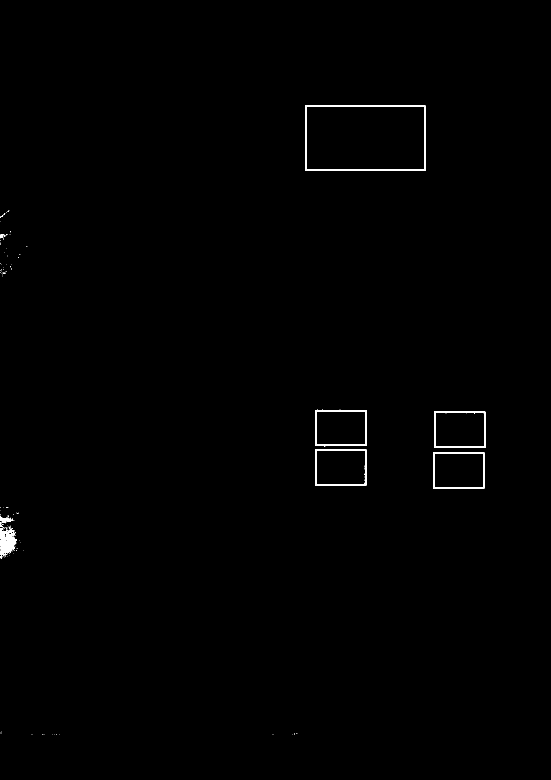
#> input picture backend/test/cropped/_diag_page01_mask.png, 1653 x 2339 px (shown at 1/3 size)
$ python -i detect_red_boxes.py   (imports and definitions only)
#> lines starting #> are read from the running program, lines starting #| are printed output that depends on the picture; after the words box and inside, x2 and y2 are one past the last pixel; in counts of white or black regions, pixels touching at a corner belong together
#> further down, picture is the input picture: PIL image 1653x2339 L; 0.41% white; 135 white regions (124 under 20 px), largest, box (x1, y1, x2, y2) and area: (916, 315, 1276, 513) 4584, (0, 1580, 49, 1661) 2309, (1299, 1357, 1453, 1466) 2148
"""Prototype: detect hand-drawn red rectangles in a PDF and crop them.

Usage:
    cd backend && python test/detect_red_boxes.py            # uses test/test_pdf_1.pdf
    cd backend && python test/detect_red_boxes.py <pdf_path>  # explicit PDF

The reviewer manually draws red rectangles in the source PDF around every
figure that should be extracted (and *only* those — solution figures left
unboxed are filtered out for free). This script renders each page, finds
every connected red region, crops it (with a small outward pad so the full
border lands inside the crop), whitens the red pixels and applies the same
levels stretch the production pipeline uses, then writes one PNG per box to
`backend/test/cropped/`.

Pure Pillow — no OpenCV / numpy. Reuses `render_pdf_to_images` from
`app.pdf_utils` and `_whiten_background` from `app.image_extractor` so the
output matches the existing extraction pipeline's visual treatment.

Tune the constants at the top of the file and re-run to iterate.
"""

from __future__ import annotations

import io
import sys
from collections import deque
from pathlib import Path

# Make `app.*` importable when this is run as a plain script from `backend/`.
_BACKEND_ROOT = Path(__file__).resolve().parent.parent
if str(_BACKEND_ROOT) not in sys.path:
    sys.path.insert(0, str(_BACKEND_ROOT))

from PIL import Image  # noqa: E402

from app.image_extractor import _whiten_background  # noqa: E402
from app.pdf_utils import render_pdf_to_images  # noqa: E402


# ---- Tunable constants ----------------------------------------------------

RENDER_DPI = 200            # match extraction pipeline default (app/config.py)
MAX_PAGES = 200             # safety cap, same spirit as extraction
# Looser red predicate so antialiased edge pixels stay connected. Diagnose
# output on a real marked PDF showed actual red ink ranging from
# (255,60,26) at the core down to ~(190,110,90) at the antialiased edge —
# the old strict R≥150,G≤100,B≤100 was dropping the edge, fragmenting each
# rectangle into hundreds of tiny disconnected pieces.
RED_R_MIN = 120             # pixel is "red" iff R ≥ RED_R_MIN ...
RED_GB_MAX = 140            # ... AND G ≤ RED_GB_MAX AND B ≤ RED_GB_MAX ...
RED_R_OVER_GB = 30          # ... AND R is at least this much greater than G and B.
# Filter on the **bounding-box area** of each connected component, not
# pixel count — a rectangle outline has small pixel-area but huge bbox-area.
MIN_BBOX_AREA_FRAC = 0.005  # drop bboxes < 0.5% of page area (noise)
MAX_BBOX_AREA_FRAC = 0.80   # drop bboxes > 80% of page area (false positives)
CROP_OUTER_PAD_PX = 4       # outward pad so border isn't on the crop boundary
WHITEN_PAD_PX = 2           # widen red→white replacement to catch antialias halo
OUT_DIR = _BACKEND_ROOT / "test" / "cropped"
DEFAULT_PDF = _BACKEND_ROOT / "test" / "test_pdf_1.pdf"


# ---- Red detection --------------------------------------------------------


def build_red_mask(img: Image.Image) -> Image.Image:
    """Return an L-mode mask: 255 where the pixel is red, 0 elsewhere.

    A pixel counts as red if R is high enough AND G/B are low enough AND R
    dominates G and B by RED_R_OVER_GB. The dominance check is what
    separates red ink from skin-tone / faint-print pixels that have similar
    R but also high G/B.
    """
    from PIL import ImageChops

    rgb = img.convert("RGB")
    r, g, b = rgb.split()
    r_hi = r.point(lambda v: 255 if v >= RED_R_MIN else 0, mode="L")
    g_lo = g.point(lambda v: 255 if v <= RED_GB_MAX else 0, mode="L")
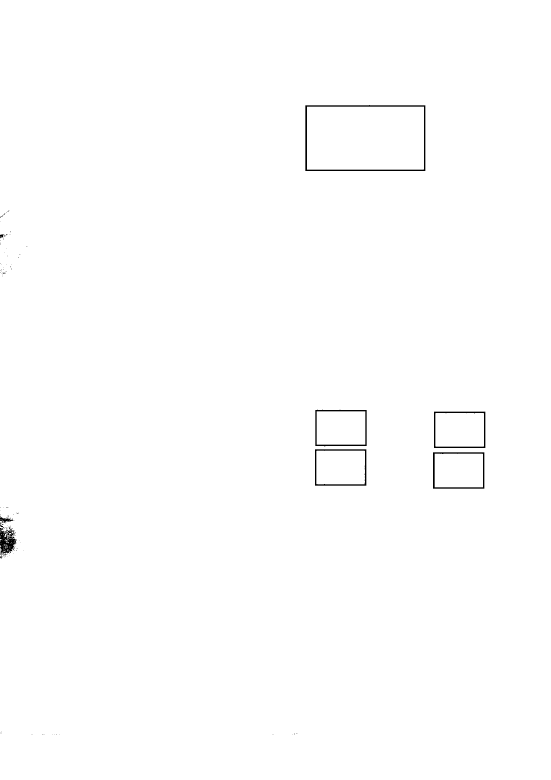
#> g_lo: PIL image 1653x2339 L (shown at 1/3 size); 99.6% white; 135 black regions (124 under 20 px), largest, box (x1, y1, x2, y2) and area: (916, 315, 1276, 513) 4584, (0, 1580, 49, 1661) 2309, (1299, 1357, 1453, 1466) 2148
    b_lo = b.point(lambda v: 255 if v <= RED_GB_MAX else 0, mode="L")
    # R - G ≥ RED_R_OVER_GB and R - B ≥ RED_R_OVER_GB.
    r_minus_g = ImageChops.subtract(r, g)
#> r_minus_g: PIL image 1653x2339 L; every value is 0
    r_minus_b = ImageChops.subtract(r, b)
    dom_g = r_minus_g.point(lambda v: 255 if v >= RED_R_OVER_GB else 0, mode="L")
    dom_b = r_minus_b.point(lambda v: 255 if v >= RED_R_OVER_GB else 0, mode="L")
    mask = ImageChops.multiply(r_hi, g_lo)
    mask = ImageChops.multiply(mask, b_lo)
    mask = ImageChops.multiply(mask, dom_g)
    mask = ImageChops.multiply(mask, dom_b)
    return mask


# ---- Connected-component bounding boxes -----------------------------------


# [212 lines left out: functions find_red_box_bounds, whiten_red, crop_with_pad, diagnose_pdf, process_pdf, main, not called in this run]


# [2 lines not run here, left out]

>>> from PIL import Image
>>> picture = Image.open('cropped/_diag_page01_mask.png')
>>> result = build_red_mask(picture)
